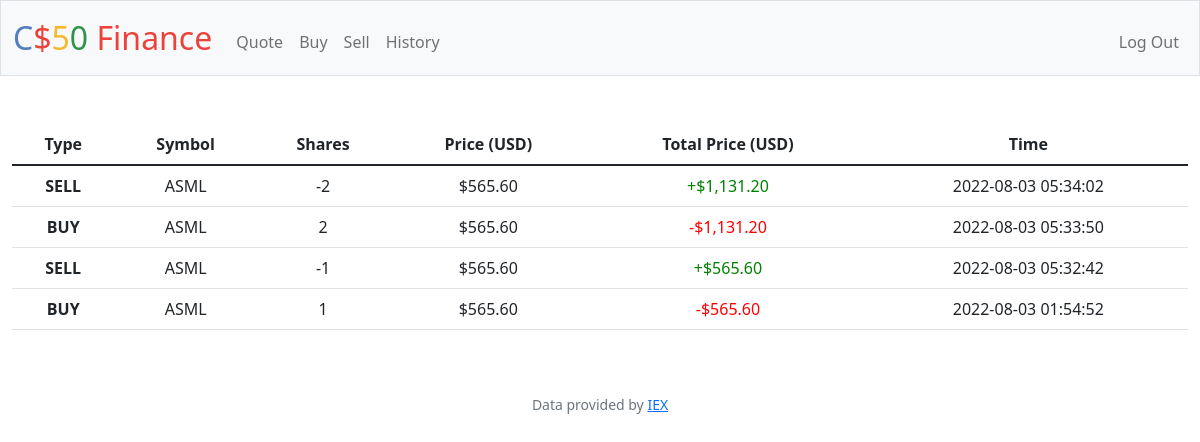
The page /history (signed in) on the database its author committed.
### tables this page shows
CREATE TABLE purchase (id INTEGER, user_id NUMERIC NOT NULL, type TEXT NOT NULL,symbol TEXT NOT NULL, name TEXT NOT NULL,shares INTEGER NOT NULL, price NUMERIC NOT NULL, timestamp DEFAULT CURRENT_TIMESTAMP, PRIMARY KEY(id), FOREIGN KEY(user_id) REFERENCES users(id));

### app.py (the view)
@app.route("/history")
@login_required
def history():
    transactions = db.execute(
        "SELECT type, symbol, price, shares, timestamp FROM purchase WHERE user_id = ? ORDER BY timestamp DESC", session["user_id"])
    return render_template("history.html", transactions=transactions, usd=usd)

### app.py (called while the page is built)
@app.after_request
def after_request(response):
    response.headers["Cache-Control"] = "no-cache, no-store, must-revalidate"
    response.headers["Expires"] = 0
    response.headers["Pragma"] = "no-cache"
    return response

### helpers.py (called while the page is built)
def login_required(f):
    @wraps(f)
    def decorated_function(*args, **kwargs):
        if session.get("user_id") is None:
            return redirect("/login")
        return f(*args, **kwargs)
    return decorated_function

def usd(value):
    return f"${value:,.2f}"

### templates/history.html (shortened to what this page needs)
{% extends "layout.html" %}
{% block main %}
    <table class="table">
        <thead>
            <tr>
                <th>Type</th>
                <th>Symbol</th>
                <th>Shares</th>
                <th>Price (USD)</th>
                <th>Total Price (USD)</th>
                <th>Time</th>
            </tr>
        </thead>
        <tbody>
            {% for record in transactions %}
                <tr>
                    <td><b> {{ record["type"] }} </b></td>
                    <td> {{ record["symbol"] }}</td>
                    <td> {{ record["shares"] }}</td>
                    <td> {{ usd(record["price"]) }} </td>
                    {% if record["type"] == "SELL" %}
                        <td><font color="green"> +{{ usd(record["price"] * -record["shares"]) }} </font></td>
                    {% elif record["type"] == "BUY" %}
                        <td><font color="red"> -{{ usd(record["price"] * record["shares"]) }} </font></td>
                    {% endif %}
                    <td> {{ record["timestamp"] }}</td>
                </tr>
            {% endfor %}
        </tbody>
    </table>
{% endblock %}

### templates/layout.html (shortened to what this page needs)
<!DOCTYPE html>
<html lang="en">
    <head>
        <link href="https://cdn.jsdelivr.net/npm/bootstrap@5.1.3/dist/css/bootstrap.min.css" rel="stylesheet">
        <link href="/static/styles.css" rel="stylesheet">
    </head>
    <body>
        <nav class="bg-light border navbar navbar-expand-md navbar-light">
            <div class="container-fluid">
                <a class="navbar-brand" href="/"><span class="blue">C</span><span class="red">$</span><span class="yellow">5</span><span class="green">0</span> <span class="red">Finance</span></a>
                <div class="collapse navbar-collapse" id="navbar">
                    {% if session["user_id"] %}
                        <ul class="navbar-nav me-auto mt-2">
                            <li class="nav-item"><a class="nav-link" href="/quote">Quote</a></li>
                            <li class="nav-item"><a class="nav-link" href="/buy">Buy</a></li>
                            <li class="nav-item"><a class="nav-link" href="/sell">Sell</a></li>
                            <li class="nav-item"><a class="nav-link" href="/history">History</a></li>
                        </ul>
                        <ul class="navbar-nav ms-auto mt-2">
                            <li class="nav-item"><a class="nav-link" href="/logout">Log Out</a></li>
                        </ul>
                    {% else %}
                        <ul class="navbar-nav ms-auto mt-2">
                            <li class="nav-item"><a class="nav-link" href="/register">Register</a></li>
                            <li class="nav-item"><a class="nav-link" href="/login">Log In</a></li>
                        </ul>
                    {% endif %}
                </div>
            </div>
        </nav>
        <main class="container-fluid py-5 text-center">
            {% block main %}{% endblock %}
        </main>
        <footer class="mb-5 small text-center text-muted">
            Data provided by <a href="https://iexcloud.io/">IEX</a>
        </footer>
    </body>
</html>

### static/styles.css (style rules this page uses)
nav .navbar-brand { font-size: xx-large; }
nav .navbar-brand .blue { color: #537fbe; }
nav .navbar-brand .red { color: #ea433b; }
nav .navbar-brand .yellow { color: #f5b82e; }
nav .navbar-brand .green { color: #2e944b; }

### rows shown on the page
purchase: type "SELL", symbol "ASML", shares "-2", price "$565.60", price+shares "$1,131.20", timestamp "2022-08-03 05:34:02"
purchase: type "BUY", symbol "ASML", shares "2", price "$565.60", usd(record['price']*record['shares']) "$1,131.20", timestamp "2022-08-03 05:33:50"
purchase: type "SELL", symbol "ASML", shares "-1", price "$565.60", price+shares "$565.60", timestamp "2022-08-03 05:32:42"
purchase: type "BUY", symbol "ASML", shares "1", price "$565.60", usd(record['price']*record['shares']) "$565.60", timestamp "2022-08-03 01:54:52"
